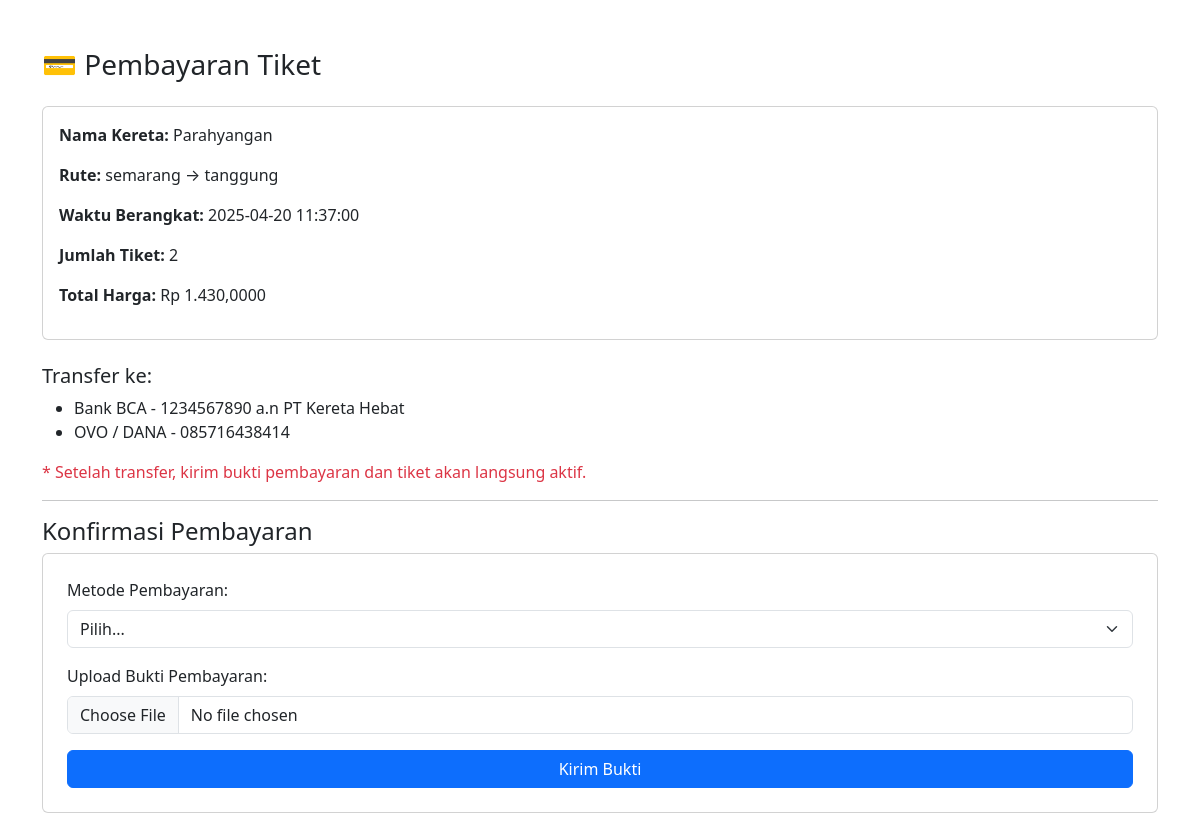
Screenshot of /pengguna/pembayaran.php?id_pemesanan=3 (signed in) with the database file from the repository.
### tables this page shows
CREATE TABLE `pemesanan` (
  `id` int(11) NOT NULL,
  `id_user` int(11) NOT NULL,
  `id_jadwal` int(11) NOT NULL,
  `jumlah_tiket` int(11) NOT NULL,
  `total_bayar` decimal(10,2) NOT NULL,
  `status_bayar` enum('belum bayar','sudah bayar') NOT NULL,
  `bukti_pembayaran` varchar(255) DEFAULT NULL,
  `metode_pembayaran` varchar(50) DEFAULT NULL,
  `waktu_pemesanan` timestamp NOT NULL DEFAULT current_timestamp()
);

CREATE TABLE `kereta` (
  `id` int(11) NOT NULL,
  `nama_kereta` varchar(100) NOT NULL,
  `jenis` enum('Ekonomi','Bisnis','Eksekutif') NOT NULL,
  `kapasitas` int(11) NOT NULL
);

CREATE TABLE `jadwal` (
  `id` int(11) NOT NULL,
  `id_kereta` int(11) NOT NULL,
  `asal` varchar(100) NOT NULL,
  `tujuan` varchar(100) NOT NULL,
  `waktu_berangkat` datetime NOT NULL,
  `waktu_tiba` datetime NOT NULL,
  `harga` decimal(10,2) NOT NULL
);

### pengguna/pembayaran.php (the view, shortened to what this page needs)
<?php
include '../koneksi.php';
$id_pemesanan = $_GET['id_pemesanan'] ?? '';
$stmt = $conn->prepare("SELECT pemesanan.*, kereta.nama_kereta, kereta.jenis, jadwal.asal, jadwal.tujuan, jadwal.waktu_berangkat
                        FROM pemesanan
                        JOIN jadwal ON pemesanan.id_jadwal = jadwal.id
                        JOIN kereta ON jadwal.id_kereta = kereta.id
                        WHERE pemesanan.id = ?");
$stmt->bind_param("i", $id_pemesanan);
$stmt->execute();
$result = $stmt->get_result();
$pemesanan = $result->fetch_assoc();
$status_bayar = $pemesanan['status_bayar'];
?>
<!DOCTYPE html>
<html lang="id">
<head>
    <link href="https://cdn.jsdelivr.net/npm/bootstrap@5.3.3/dist/css/bootstrap.min.css" rel="stylesheet">
</head>
<body>
<div class="container mt-5">
    <h3 class="mb-4">💳 Pembayaran Tiket</h3>
    <div class="card mb-4">
        <div class="card-body">
            <p><strong>Nama Kereta:</strong> <?= htmlspecialchars($pemesanan['nama_kereta']) ?></p>
            <p><strong>Rute:</strong> <?= htmlspecialchars($pemesanan['asal']) ?> → <?= htmlspecialchars($pemesanan['tujuan']) ?></p>
            <p><strong>Waktu Berangkat:</strong> <?= htmlspecialchars($pemesanan['waktu_berangkat']) ?></p>
            <p><strong>Jumlah Tiket:</strong> <?= htmlspecialchars($pemesanan['jumlah_tiket']) ?></p>
            <p><strong>Total Harga:</strong> Rp <?= number_format($pemesanan['total_bayar'], 4, ',', '.') ?></p>
        </div>
    </div>
    <h5 class="mt-4">Transfer ke:</h5>
    <ul>
        <li>Bank BCA - 1234567890 a.n PT Kereta Hebat</li>
        <li>OVO / DANA - 085716438414</li>
    </ul>
    <p class="text-danger">* Setelah transfer, kirim bukti pembayaran dan tiket akan langsung aktif.</p>
    <hr>
    <?php if ($status_bayar === 'lunas'): ?>
        <a href="cetak_bukti.php?id=<?= $id_pemesanan ?>" class="btn btn-success btn-lg">🎫 Ambil E-Tiket</a>
    <?php else: ?>
        <h4>Konfirmasi Pembayaran</h4>
        <form method="POST" enctype="multipart/form-data" class="card p-4">
            <div class="mb-3">
                <label for="metodebayar" class="form-label">Metode Pembayaran:</label>
                <select class="form-select" name="metodebayar" required>
                    <option value="">Pilih...</option>
                </select>
            </div>
            <div class="mb-3">
                <label for="bukti" class="form-label">Upload Bukti Pembayaran:</label>
                <input type="file" class="form-control" name="bukti" required>
            </div>
            <button type="submit" class="btn btn-primary">Kirim Bukti</button>
        </form>
    <?php endif; ?>
</div>
</body>
</html>

### rows the page displays
pemesanan: kereta.nama_kereta "Parahyangan", id_jadwal.asal "semarang", id_jadwal.tujuan "tanggung", id_jadwal.waktu_berangkat "2025-04-20 11:37:00", jumlah_tiket "2", total_bayar "1.430,0000"
